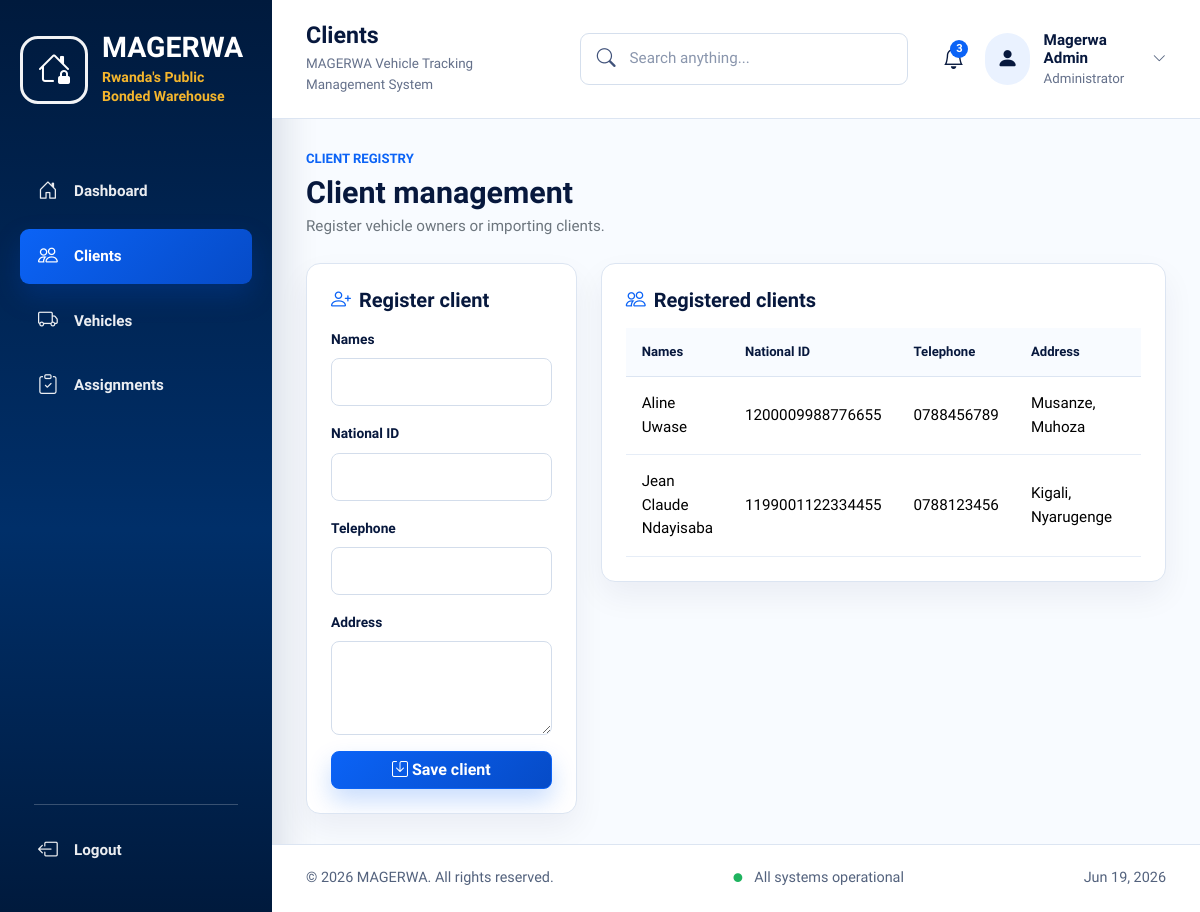
The page /clients.php (signed in) on the database its author committed.
### tables this page shows
CREATE TABLE `clients` (
  `id` int(10) unsigned NOT NULL AUTO_INCREMENT,
  `names` varchar(120) NOT NULL,
  `national_id` varchar(30) NOT NULL,
  `telephone` varchar(30) NOT NULL,
  `address` varchar(255) NOT NULL,
  `created_by` int(10) unsigned NOT NULL,
  `created_at` timestamp NOT NULL DEFAULT current_timestamp(),
  PRIMARY KEY (`id`),
  UNIQUE KEY `national_id` (`national_id`),
  KEY `fk_clients_admin` (`created_by`),
  CONSTRAINT `fk_clients_admin` FOREIGN KEY (`created_by`) REFERENCES `admins` (`id`)
);

### config.php (called while the page is built, shortened)
<?php
function db(): PDO
{
    static $pdo = null;
    if ($pdo instanceof PDO) {
        return $pdo;
    }
    $dsn = 'mysql:host=' . DB_HOST . ';dbname=' . DB_NAME . ';charset=utf8mb4';
    $pdo = new PDO($dsn, DB_USER, DB_PASS, [
        PDO::ATTR_ERRMODE => PDO::ERRMODE_EXCEPTION,
        PDO::ATTR_DEFAULT_FETCH_MODE => PDO::FETCH_ASSOC,
        PDO::ATTR_EMULATE_PREPARES => false,
    ]);
    return $pdo;
}
function e(?string $value): string
{
    return htmlspecialchars((string) $value, ENT_QUOTES, 'UTF-8');
}

### auth.php (called while the page is built, shortened)
<?php
require_once __DIR__ . '/config.php';
function current_admin(): ?array
{
    $stmt = db()->prepare('SELECT id, names, email, phone, national_id, created_at FROM admins WHERE id = ?');
    $stmt->execute([$_SESSION['admin_id']]);
    $admin = $stmt->fetch();
    return $admin ?: null;
}
function require_admin(): array
{
    $admin = current_admin();
    return $admin;
}

### clients.php (the view, shortened to what this page needs)
<?php
require_once __DIR__ . '/auth.php';
$admin = require_admin();
$title = 'Clients - Magerwa Vehicle Tracking';
$active = 'clients';
$clients = db()->query('SELECT * FROM clients ORDER BY created_at DESC')->fetchAll();
require __DIR__ . '/includes/header.php';
?>
<div class="page-heading d-flex justify-content-between align-items-start mb-4">
    <div>
        <span class="section-kicker text-teal">Client registry</span>
        <h1 class="page-title h2 mb-1">Client management</h1>
        <p class="text-secondary mb-0">Register vehicle owners or importing clients.</p>
    </div>
</div>
<div class="row g-4">
    <div class="col-lg-4">
        <section class="content-panel p-3 p-lg-4">
            <h2 class="h5 mb-3"><i class="bi bi-person-plus me-2 text-teal"></i>Register client</h2>
            <form method="post" class="vstack gap-3">
                <div>
                    <label class="form-label">Names</label>
                    <input class="form-control" name="names" required>
                </div>
                <div>
                    <label class="form-label">National ID</label>
                    <input class="form-control" name="national_id" minlength="8" maxlength="30" pattern="[A-Za-z0-9-]{8,30}" required>
                </div>
                <div>
                    <label class="form-label">Telephone</label>
                    <input class="form-control" type="tel" name="telephone" pattern="\+?[0-9\s-]{7,20}" required>
                </div>
                <div>
                    <label class="form-label">Address</label>
                    <textarea class="form-control" name="address" rows="3" required></textarea>
                </div>
                <button class="btn btn-primary"><i class="bi bi-save me-1"></i>Save client</button>
            </form>
        </section>
    </div>
    <div class="col-lg-8">
        <section class="content-panel p-3 p-lg-4">
            <h2 class="h5 mb-3"><i class="bi bi-people me-2 text-teal"></i>Registered clients</h2>
            <div class="table-responsive">
                <table class="table table-hover">
                    <thead>
                    <tr>
                        <th>Names</th>
                        <th>National ID</th>
                        <th>Telephone</th>
                        <th>Address</th>
                        <th>Actions</th>
                    </tr>
                    </thead>
                    <tbody>
                    <?php foreach ($clients as $client): ?>
                        <tr>
                            <td><?= e($client['names']) ?></td>
                            <td><?= e($client['national_id']) ?></td>
                            <td><?= e($client['telephone']) ?></td>
                            <td><?= e($client['address']) ?></td>
                            <td>
                            </td>
                        </tr>
                    <?php endforeach; ?>
                    </tbody>
                </table>
            </div>
        </section>
    </div>
</div>
<?php require __DIR__ . '/includes/footer.php'; ?>

### includes/header.php (shortened to what this page needs)
<?php
$admin = $admin ?? current_admin();
$active = $active ?? '';
$pageHeading = trim(explode('-', $title ?? 'Dashboard')[0]);
?>
<!doctype html>
<html lang="en">
<head>
    <link href="https://cdn.jsdelivr.net/npm/bootstrap@5.3.3/dist/css/bootstrap.min.css" rel="stylesheet">
    <link href="https://cdn.jsdelivr.net/npm/bootstrap-icons@1.11.3/font/bootstrap-icons.css" rel="stylesheet">
    <link href="assets/css/style.css" rel="stylesheet">
</head>
<body>
<div class="app-shell">
    <aside class="sidebar">
        <a class="sidebar-brand" href="index.php">
            <span class="brand-mark"><i class="bi bi-house-lock"></i></span>
            <span>
                <span class="brand-name">MAGERWA</span>
                <span class="brand-subtitle">Rwanda's Public<br>Bonded Warehouse</span>
            </span>
        </a>
        <nav class="nav flex-column sidebar-nav">
            <a class="nav-link <?= $active === 'dashboard' ? 'active' : '' ?>" href="index.php"><i class="bi bi-house-door"></i>Dashboard</a>
            <a class="nav-link <?= $active === 'clients' ? 'active' : '' ?>" href="clients.php"><i class="bi bi-people"></i>Clients</a>
            <a class="nav-link <?= $active === 'vehicles' ? 'active' : '' ?>" href="vehicles.php"><i class="bi bi-truck"></i>Vehicles</a>
            <a class="nav-link <?= $active === 'links' ? 'active' : '' ?>" href="link_vehicle.php"><i class="bi bi-clipboard-check"></i>Assignments</a>
        </nav>
        <div class="sidebar-divider"></div>
        <a class="nav-link logout-link" href="logout.php"><i class="bi bi-box-arrow-left"></i>Logout</a>
    </aside>
    <div class="main-area">
        <nav class="topbar">
            <div class="topbar-title">
                <h1><?= e($pageHeading) ?></h1>
                <span>MAGERWA Vehicle Tracking Management System</span>
            </div>
            <div class="topbar-search">
                <i class="bi bi-search"></i>
                <input type="search" placeholder="Search anything..." aria-label="Search">
            </div>
            <div class="topbar-actions">
                <span class="notification-icon"><i class="bi bi-bell"></i><span>3</span></span>
                <span class="admin-avatar"><i class="bi bi-person-fill"></i></span>
                <span class="admin-meta d-none d-sm-block">
                    <strong><?= e($admin['names'] ?? 'Admin User') ?></strong>
                    <small>Administrator</small>
                </span>
                <i class="bi bi-chevron-down admin-chevron d-none d-md-inline"></i>
            </div>
        </nav>
        <main class="main-content">

### includes/footer.php (shortened to what this page needs)
        </main>
        <footer class="app-footer">
            <span>&copy; <?= date('Y') ?> MAGERWA. All rights reserved.</span>
            <span class="system-status"><i class="bi bi-circle-fill"></i>All systems operational</span>
            <span><?= date('M d, Y') ?></span>
        </footer>
    </div>
</div>
</body>
</html>

### rows shown on the page
clients: names "Aline Uwase", national "1200009988776655", telephone "0788456789", address "Musanze, Muhoza"
clients: names "Jean Claude Ndayisaba", national "1199001122334455", telephone "0788123456", address "Kigali, Nyarugenge"

### other values the page prints
$pageHeading "Clients"
$admin['names'] "Magerwa Admin"
